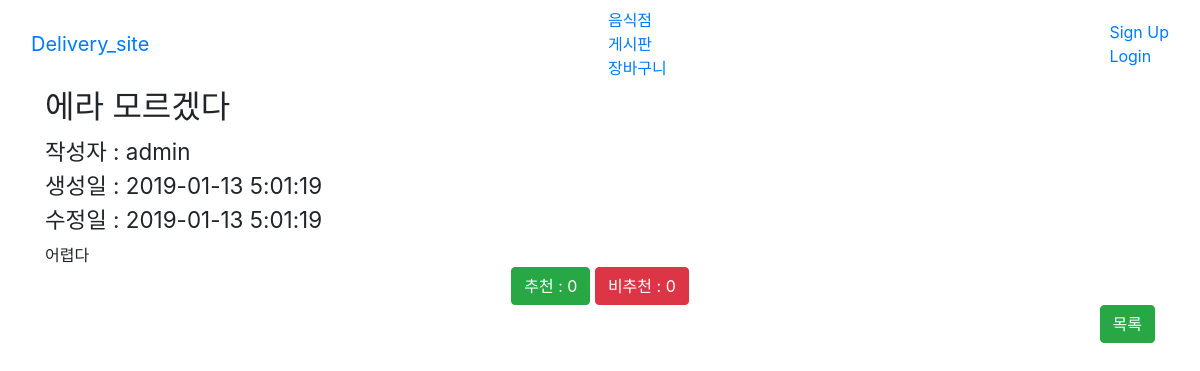
Page /board/4/ on the committed database.
### board_app/models.py (models this page shows)
class BoardDB(models.Model):
    title = models.CharField(max_length=50)
    author = models.CharField(max_length=30)
    context = models.TextField()
    create_date = models.DateTimeField(auto_now_add=True)
    update_date = models.DateTimeField(auto_now=True)
    view_count = models.IntegerField(default=0)
    good_count = models.IntegerField(default=0)
    bad_count = models.IntegerField(default=0)

### board_app/views.py (the view)
# urls.py: path('<int:board_id>/', views.boardDetail, name='detail'),
def boardDetail(request, board_id):
    if request.method == 'GET':
        data = BoardDB.objects.get(id=board_id)
        data.view_count += 1
        data.save(update_fields=('view_count',))
        context = {
            'data': data
        }
        return render(request, 'board_app/detail.html', context)

### board_app/templates/board_app/detail.html (shortened to what this page needs)
{% extends "layout/layout.html" %}
{% block content %}
<div class="container">
    <div class="page-header">
        <h2>{{ data.title }}</h2>
        <h3>
            <small>
                작성자 : {{ data.author }}<br>
                생성일 : {{ data.create_date|date:'Y-m-d G:i:s' }}<br>
                수정일 : {{ data.update_date|date:'Y-m-d G:i:s' }}
            </small>
        </h3>
    </div>
    <div>
        {% autoescape off %}
            {{ data.context }}
        {% endautoescape %}
    </div>
    <div class="text-center">
        <button class="btn btn-success" type="button"
        onclick="location.href='{% url 'goodbad' 'good' %}?id={{ data.id }}'">추천 : {{ data.good_count }}</button>
        <button class="btn btn-danger" type="button"
        onclick="location.href='{% url 'goodbad' 'bad' %}?id={{ data.id }}'">비추천 : {{ data.bad_count }}</button>
    </div>
    <div class="text-right">
        <div class="btn-group">
            <button class="btn btn-success" type="button"
                onclick="location.href='{% url 'index' %}'">목록</button>
        </div>
    </div>
</div>
{% endblock %}

### rows in the picture
BoardDB: title "에라 모르겠다", author "admin", create_date "2019-01-13 5:01:19", update_date "2019-01-13 5:01:19", context "어렵다", good_count "0", bad_count "0"
